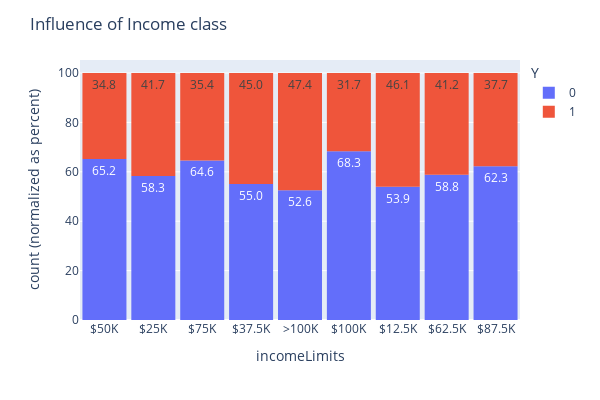

The code cell stored with this chart in its notebook:
### Code cell
df_bar = data.loc[(data['coupon'] == 'Bar')]

fig = px.histogram(df_bar, x="incomeLimits", color="Y",
                   barnorm='percent', text_auto='.1f')

fig.update_layout(width=600, height=400, bargap=0.1)
fig.update_layout(title='Influence of Income class')

fig.show()

### Figure 1 — Plotly figure (JSON) as saved in the notebook; plotly's stock layout.template omitted (floating-point values rounded to 4 significant figures; data arrays with more than 128 entries replaced by an {"elided": "..."} marker saying what was removed)
{"data": [{"alignmentgroup": "True", "bingroup": "x", "hovertemplate": "Y=0<br>incomeLimits=%{x}<br>count (normalized as percent)=%{y}<extra></extra>", "legendgroup": "0", "marker": {"color": "#636efa", "pattern": {"shape": ""}}, "name": "0", "offsetgroup": "0", "orientation": "v", "showlegend": true, "texttemplate": "%{value:.1f}", "type": "histogram", "x": {"elided": "1190 str values"}, "xaxis": "x", "yaxis": "y"}, {"alignmentgroup": "True", "bingroup": "x", "hovertemplate": "Y=1<br>incomeLimits=%{x}<br>count (normalized as percent)=%{y}<extra></extra>", "legendgroup": "1", "marker": {"color": "#EF553B", "pattern": {"shape": ""}}, "name": "1", "offsetgroup": "1", "orientation": "v", "showlegend": true, "texttemplate": "%{value:.1f}", "type": "histogram", "x": {"elided": "827 str values"}, "xaxis": "x", "yaxis": "y"}], "layout": {"bargap": 0.1, "barmode": "relative", "barnorm": "percent", "height": 400, "legend": {"title": {"text": "Y"}, "tracegroupgap": 0}, "margin": {"t": 60}, "title": {"text": "Influence of Income class"}, "width": 600, "xaxis": {"anchor": "y", "domain": [0, 1], "title": {"text": "incomeLimits"}}, "yaxis": {"anchor": "x", "domain": [0, 1], "title": {"text": "count (normalized as percent)"}}}}
